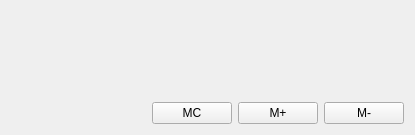
<?xml version="1.0" encoding="UTF-8"?>
<ui version="4.0">
 <class>HistoryMemoryItemClass</class>
 <widget class="QWidget" name="HistoryMemoryItemClass">
  <property name="geometry">
   <rect>
    <x>0</x>
    <y>0</y>
    <width>415</width>
    <height>135</height>
   </rect>
  </property>
  <property name="windowTitle">
   <string>HistoryMemoryItem</string>
  </property>
  <layout class="QVBoxLayout" name="verticalLayout">
   <item>
    <widget class="QLineEdit" name="lineMemory">
     <property name="sizePolicy">
      <sizepolicy hsizetype="Expanding" vsizetype="Preferred">
       <horstretch>0</horstretch>
       <verstretch>0</verstretch>
      </sizepolicy>
     </property>
     <property name="font">
      <font>
       <pointsize>16</pointsize>
      </font>
     </property>
     <property name="styleSheet">
      <string notr="true">QLineEdit {
    background: transparent;
    border: none;
}</string>
     </property>
     <property name="alignment">
      <set>Qt::AlignRight|Qt::AlignTrailing|Qt::AlignVCenter</set>
     </property>
     <property name="readOnly">
      <bool>true</bool>
     </property>
    </widget>
   </item>
   <item>
    <layout class="QHBoxLayout" name="horizontalLayout">
     <item>
      <spacer name="horizontalSpacer">
       <property name="orientation">
        <enum>Qt::Horizontal</enum>
       </property>
       <property name="sizeHint" stdset="0">
        <size>
         <width>163</width>
         <height>20</height>
        </size>
       </property>
      </spacer>
     </item>
     <item>
      <widget class="QPushButton" name="buttonMClear">
       <property name="sizePolicy">
        <sizepolicy hsizetype="Preferred" vsizetype="Fixed">
         <horstretch>0</horstretch>
         <verstretch>0</verstretch>
        </sizepolicy>
       </property>
       <property name="text">
        <string>MC</string>
       </property>
      </widget>
     </item>
     <item>
      <widget class="QPushButton" name="buttonMPlus">
       <property name="sizePolicy">
        <sizepolicy hsizetype="Preferred" vsizetype="Fixed">
         <horstretch>0</horstretch>
         <verstretch>0</verstretch>
        </sizepolicy>
       </property>
       <property name="text">
        <string>M+</string>
       </property>
      </widget>
     </item>
     <item>
      <widget class="QPushButton" name="buttonMMinus">
       <property name="sizePolicy">
        <sizepolicy hsizetype="Preferred" vsizetype="Fixed">
         <horstretch>0</horstretch>
         <verstretch>0</verstretch>
        </sizepolicy>
       </property>
       <property name="text">
        <string>M-</string>
       </property>
      </widget>
     </item>
    </layout>
   </item>
  </layout>
 </widget>
 <layoutdefault spacing="6" margin="11"/>
 <resources/>
 <connections/>
</ui>
